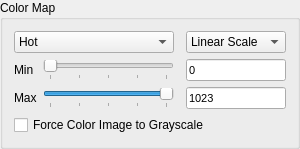
       <widget class="QGroupBox" name="groupBoxColor">
        <property name="sizePolicy">
         <sizepolicy hsizetype="Fixed" vsizetype="Preferred">
          <horstretch>0</horstretch>
          <verstretch>0</verstretch>
         </sizepolicy>
        </property>
        <property name="minimumSize">
         <size>
          <width>300</width>
          <height>0</height>
         </size>
        </property>
        <property name="maximumSize">
         <size>
          <width>300</width>
          <height>16777215</height>
         </size>
        </property>
        <property name="title">
         <string>Color Map</string>
        </property>
        <layout class="QGridLayout" name="gridLayout_4">
         <item row="0" column="0" colspan="2">
          <widget class="QComboBox" name="comboBoxColor">
           <property name="currentIndex">
            <number>1</number>
           </property>
           <item>
            <property name="text">
             <string>HSV</string>
            </property>
           </item>
           <item>
            <property name="text">
             <string>Hot</string>
            </property>
           </item>
           <item>
            <property name="text">
             <string>Jet</string>
            </property>
           </item>
           <item>
            <property name="text">
             <string>Cool</string>
            </property>
           </item>
           <item>
            <property name="text">
             <string>Gray</string>
            </property>
           </item>
          </widget>
         </item>
         <item row="0" column="3">
          <widget class="QComboBox" name="comboBoxScale">
           <item>
            <property name="text">
             <string>Linear Scale</string>
            </property>
           </item>
           <item>
            <property name="text">
             <string>Log Scale</string>
            </property>
           </item>
           <item>
            <property name="text">
             <string>Exp Scale</string>
            </property>
           </item>
          </widget>
         </item>
         <item row="1" column="0">
          <widget class="QLabel" name="labelRangeMin">
           <property name="text">
            <string>Min</string>
           </property>
          </widget>
         </item>
         <item row="1" column="1">
          <widget class="QSlider" name="horizontalSliderRangeMin">
           <property name="sizePolicy">
            <sizepolicy hsizetype="Expanding" vsizetype="Fixed">
             <horstretch>3</horstretch>
             <verstretch>0</verstretch>
            </sizepolicy>
           </property>
           <property name="maximum">
            <number>1023</number>
           </property>
           <property name="orientation">
            <enum>Qt::Horizontal</enum>
           </property>
           <property name="tickPosition">
            <enum>QSlider::TicksBelow</enum>
           </property>
           <property name="tickInterval">
            <number>256</number>
           </property>
          </widget>
         </item>
         <item row="1" column="3">
          <widget class="QLineEdit" name="lineEditRangeMin">
           <property name="sizePolicy">
            <sizepolicy hsizetype="Fixed" vsizetype="Fixed">
             <horstretch>1</horstretch>
             <verstretch>0</verstretch>
            </sizepolicy>
           </property>
           <property name="minimumSize">
            <size>
             <width>40</width>
             <height>0</height>
            </size>
           </property>
           <property name="font">
            <font>
             <pointsize>8</pointsize>
            </font>
           </property>
           <property name="text">
            <string>0</string>
           </property>
          </widget>
         </item>
         <item row="2" column="0">
          <widget class="QLabel" name="labelRangeMax">
           <property name="text">
            <string>Max</string>
           </property>
          </widget>
         </item>
         <item row="2" column="1">
          <widget class="QSlider" name="horizontalSliderRangeMax">
           <property name="sizePolicy">
            <sizepolicy hsizetype="Expanding" vsizetype="Fixed">
             <horstretch>3</horstretch>
             <verstretch>0</verstretch>
            </sizepolicy>
           </property>
           <property name="maximum">
            <number>1023</number>
           </property>
           <property name="sliderPosition">
            <number>1023</number>
           </property>
           <property name="orientation">
            <enum>Qt::Horizontal</enum>
           </property>
           <property name="invertedAppearance">
            <bool>false</bool>
           </property>
           <property name="invertedControls">
            <bool>false</bool>
           </property>
           <property name="tickPosition">
            <enum>QSlider::TicksBelow</enum>
           </property>
           <property name="tickInterval">
            <number>256</number>
           </property>
          </widget>
         </item>
         <item row="2" column="3">
          <widget class="QLineEdit" name="lineEditRangeMax">
           <property name="sizePolicy">
            <sizepolicy hsizetype="Fixed" vsizetype="Fixed">
             <horstretch>1</horstretch>
             <verstretch>0</verstretch>
            </sizepolicy>
           </property>
           <property name="minimumSize">
            <size>
             <width>100</width>
             <height>0</height>
            </size>
           </property>
           <property name="font">
            <font>
             <pointsize>8</pointsize>
            </font>
           </property>
           <property name="text">
            <string>1023</string>
           </property>
          </widget>
         </item>
         <item row="3" column="0" colspan="4">
          <widget class="QCheckBox" name="grayScale">
           <property name="text">
            <string>Force Color Image to Grayscale</string>
           </property>
          </widget>
         </item>
        </layout>
       </widget>
